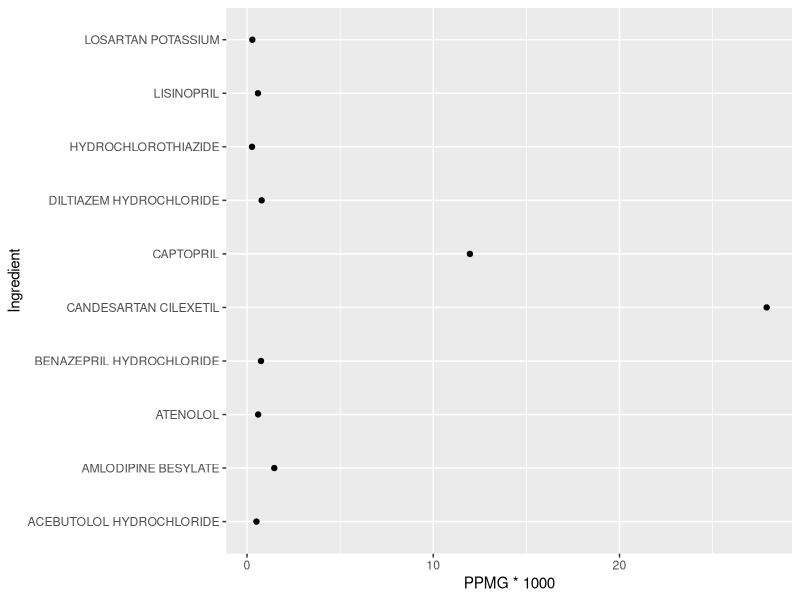
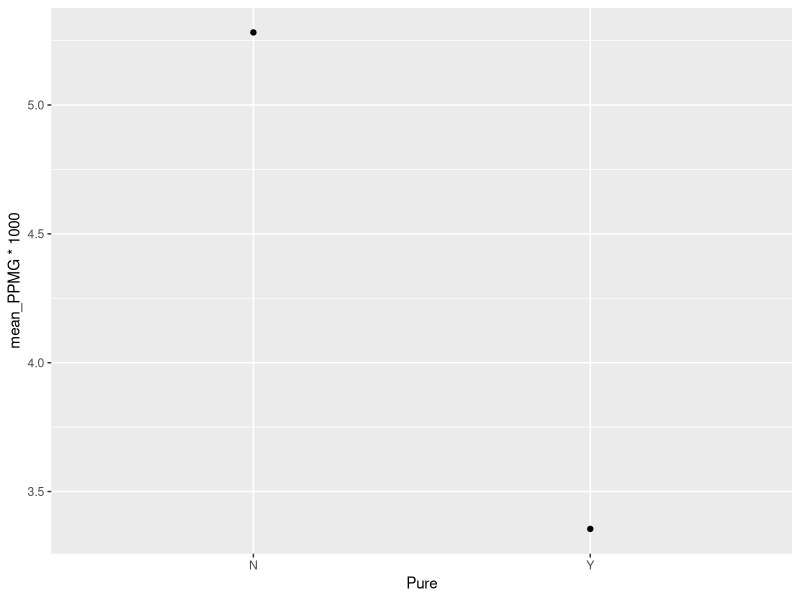
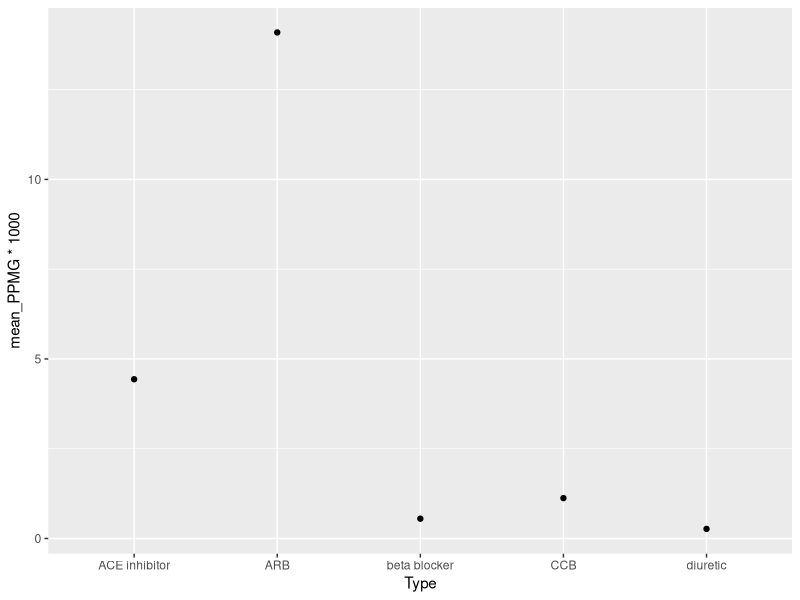

The R source for these figures, in order: (Note: this script raises an error after producing the figures.)
## ---- chunk 1
knitr::opts_chunk$set(echo = TRUE)
## ---- chunk 2
library(readr)
coverage_clean <- read_csv("coverage_clean.csv")
View(coverage_clean)
library(knitr)
kable(coverage_clean, caption = "Coverage Data")
## ---- chunk 3
library(ggplot2)
library(dplyr)
basic_coverage <- coverage_clean %>%
ggplot(aes(y = Ingredient, x = PPMG*1000)) +
  geom_point()

plot(basic_coverage)
## ---- chunk 4
cov_type <- coverage_clean %>% 
  group_by(Type) %>% 
  summarize(mean_PPMG = mean(PPMG)) %>% 
  arrange(mean_PPMG)

cov_pure <- coverage_clean %>%
  group_by(Pure) %>%
  summarize(mean_PPMG = mean(PPMG)) %>%
  arrange (mean_PPMG)
## ---- chunk 5
cov_pure <- coverage_clean %>%
  group_by(Pure) %>%
  summarize(mean_PPMG = mean(PPMG)) %>%
  arrange (mean_PPMG)

plot_pure <- cov_pure %>%
  ggplot (aes(x = Pure, y = mean_PPMG * 1000)) +
  geom_point()

plot(plot_pure)

## ---- chunk 6
cov_type <- coverage_clean %>% 
  group_by(Type) %>% 
  summarize(mean_PPMG = mean(PPMG)) %>% 
  arrange(mean_PPMG)

plot_type<- cov_type %>% 
  ggplot(aes(x = Type, y = mean_PPMG * 1000)) +
  geom_point()

plot(plot_type)
## ---- chunk 7
library(readr)
freq_cov <- read_csv("coverage_summary.csv")
View(freq_cov)
library(knitr)
kable(freq_cov, caption = "Prescription Frequency")
## ---- chunk 8
sub.mean.freq <- subset(freq_cov, select = c("Mean_PPMG", "Frequency"))
plot(sub.mean.freq)
## ---- chunk 9
#linear regression model
freq.mod <- lm(Frequency ~ Mean_PPMG, data=freq_cov)

#summarize results
summary(freq.mod)

#significance
anova(freq.mod)
